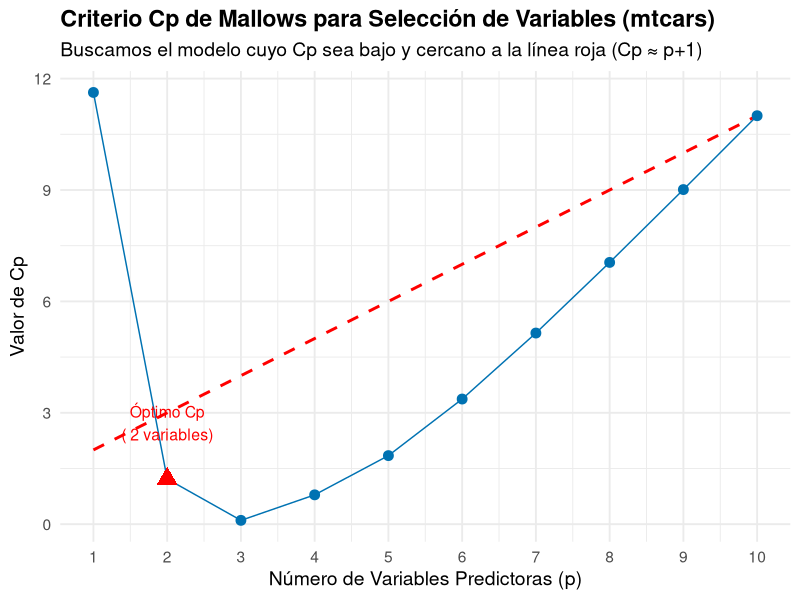

Generate this figure with R:
## ---- chunk 1
# Configuración y generación de datos
set.seed(123)
n <- 100
p <- 15

# Generar datos con diferentes características
X <- matrix(rnorm(n * p), n, p)
colnames(X) <- paste0("X", 1:p)

# Variable constante (sin variabilidad)
X[, 1] <- 5

# Variable con muy baja variabilidad  
X[, 2] <- 5 + rnorm(n, 0, 0.01)

# Variables moderadamente correlacionadas
X[, 4] <- X[, 3] + rnorm(n, 0, 0.5)
X[, 5] <- 0.7 * X[, 3] + rnorm(n, 0, 0.6)

# Variable respuesta con coeficientes conocidos
beta <- c(0, 0, 2, 1.5, 1.2, -1, 0.8, rep(0, 8))
y <- X %*% beta + rnorm(n)

datos <- data.frame(y = y, X)

suppressPackageStartupMessages(library(car))

# 1. Análisis de variabilidad
varianzas <- apply(X, 2, var)
vars_baja_var <- which(varianzas < 0.01)

# 2. Filtrar por correlación con Y
X_filtrada <- if(length(vars_baja_var) > 0) X[, -vars_baja_var] else X
correlaciones <- cor(X_filtrada, y)
vars_baja_corr_idx <- which(abs(correlaciones) < 0.1)
vars_baja_corr <- if(length(vars_baja_corr_idx) > 0) {
  as.numeric(gsub("X", "", colnames(X_filtrada)[vars_baja_corr_idx]))
} else {
  c()
}

# 3. Identificar correlaciones altas entre predictores
cor_matrix <- cor(X_filtrada)
high_cor <- which(abs(cor_matrix) > 0.8 & abs(cor_matrix) < 1, arr.ind = TRUE)

# 4. Calcular VIF para variables restantes
vars_eliminar <- unique(c(vars_baja_var, vars_baja_corr))
datos_final <- if(length(vars_eliminar) > 0) {
  datos[, -(vars_eliminar + 1)] # +1 porque datos incluye y en primera columna
} else {
  datos
}

vif_valores <- if(ncol(datos_final) > 2) {
  modelo <- lm(y ~ ., data = datos_final)
  vif(modelo)
} else {
  NULL
}

# Preparar resumen de resultados
resumen_vars_baja_var <- if(length(vars_baja_var) > 0) {
  paste("X", vars_baja_var, collapse=", ")
} else {
  "Ninguna"
}

resumen_vars_baja_corr <- if(length(vars_baja_corr) > 0) {
  paste("X", vars_baja_corr, collapse=", ")
} else {
  "Ninguna"
}

resumen_high_cor <- if(nrow(high_cor) > 0) {
  correlaciones_altas <- character()
  for(i in 1:nrow(high_cor)) {
    var1 <- colnames(X_filtrada)[high_cor[i,1]]
    var2 <- colnames(X_filtrada)[high_cor[i,2]]
    corr_val <- round(cor_matrix[high_cor[i,1], high_cor[i,2]], 3)
    correlaciones_altas <- c(correlaciones_altas, paste(var1, "y", var2, ":", corr_val))
  }
  correlaciones_altas
} else {
  "Ninguna"
}

vars_restantes <- ncol(datos_final) - 1
vars_originales <- p

resumen_vif <- if(!is.null(vif_valores)) {
  vif_summary <- character()
  for(i in 1:length(vif_valores)) {
    estado <- if(vif_valores[i] > 10) " (ALTO)" else if(vif_valores[i] > 5) " (moderado)" else ""
    vif_summary <- c(vif_summary, paste(names(vif_valores)[i], ":", round(vif_valores[i], 2), estado))
  }
  vif_summary
} else {
  "No calculado"
}
## ---- chunk 2
# Cargar librerías necesarias
suppressPackageStartupMessages({
  library(leaps)      # Para best subset selection
  library(ggplot2)    # Para gráficos
  library(dplyr)      # Para manipulación de datos
})

# Usar el dataset mtcars para el ejemplo
data(mtcars)

# 1. Realizar best subset selection con todas las variables predictoras
best_subset <- regsubsets(mpg ~ ., data = mtcars, nvmax = 10)
subset_summary <- summary(best_subset)

# 2. Extraer información relevante para el gráfico
#    Este data frame contiene los datos para todos los modelos (de 1 a 10 variables)
plot_data <- data.frame(
  n_variables = 1:length(subset_summary$cp),
  Cp = subset_summary$cp,
  linea_referencia = (1:length(subset_summary$cp)) + 1
)

# 3. Identificar el mejor modelo según el criterio Cp
#    La búsqueda del "mejor" se hace excluyendo los dos modelos más grandes
n_modelos_a_evaluar <- length(plot_data$Cp) - 2
distancias_cp <- abs(plot_data$Cp[1:n_modelos_a_evaluar] - plot_data$linea_referencia[1:n_modelos_a_evaluar])
mejor_cp_idx <- which.min(distancias_cp)

# 4. Crear el gráfico del Cp de Mallows
#    Usamos el data frame completo 'plot_data' para que se muestren todos los puntos.
ggplot(plot_data, aes(x = n_variables, y = Cp)) +
  # Línea de referencia ideal (Cp = p+1)
  geom_line(aes(y = linea_referencia), color = "red", linetype = "dashed", linewidth = 1) +
  # Puntos y línea de los valores Cp de los modelos
  geom_point(color = "#0072B2", size = 3) +
  geom_line(color = "#0072B2") +
  # Resaltar el mejor punto, usando el 'mejor_cp_idx' que calculamos
  geom_point(data = plot_data[mejor_cp_idx, ], color = "red", size = 5, shape = 17) +
  # Etiqueta para el mejor punto
  annotate("text", x = plot_data$n_variables[mejor_cp_idx], y = plot_data$Cp[mejor_cp_idx] + 1.5,
           label = paste("Óptimo Cp\n(", mejor_cp_idx, "variables)"), color = "red", size = 4) +
  labs(
    title = "Criterio Cp de Mallows para Selección de Variables (mtcars)",
    subtitle = "Buscamos el modelo cuyo Cp sea bajo y cercano a la línea roja (Cp ≈ p+1)",
    x = "Número de Variables Predictoras (p)",
    y = "Valor de Cp"
  ) +
  theme_minimal(base_size = 14) +
  theme(plot.title = element_text(face = "bold")) +
  scale_x_continuous(breaks = 1:10)

# 5. Mostrar las variables del modelo seleccionado
variables_mejor_modelo_cp <- names(which(subset_summary$which[mejor_cp_idx, -1]))
## ---- chunk 3
# Ejemplo de Best Subset Selection maximizando R² ajustado
suppressPackageStartupMessages(library(leaps))

# Usando el dataset mtcars
data(mtcars)

# Realizar best subset selection
best_subset <- regsubsets(mpg ~ ., data = mtcars, nvmax = 10)

# Obtener estadísticas del mejor modelo según R² ajustado
subset_summary <- summary(best_subset)
mejor_modelo_idx <- which.max(subset_summary$adjr2)
mejor_r2_adj <- max(subset_summary$adjr2)
total_variables <- ncol(mtcars) - 1  # Excluir variable respuesta
variables_seleccionadas <- mejor_modelo_idx
## ---- chunk 4
# Cargar librerías
suppressPackageStartupMessages(library(glmnet))

# Datos simulados
set.seed(123)
X <- matrix(rnorm(100 * 10), 100, 10)  # 100 observaciones, 10 predictores
Y <- X %*% rnorm(10) + rnorm(100)  # Variable de respuesta con ruido

# Ajustar modelo Ridge
modelo_ridge <- glmnet(X, Y, alpha = 0)  # alpha = 0 indica regresión Ridge

# Seleccionar lambda óptimo con validación cruzada
cv_ridge <- cv.glmnet(X, Y, alpha = 0)
lambda_optimo <- cv_ridge$lambda.min  # Mejor valor de lambda

print(lambda_optimo)

# Ajustar modelo final con lambda óptimo
modelo_ridge_final <- glmnet(X, Y, alpha = 0, lambda = lambda_optimo)

modelo_ridge_final

# Comparación modelo clásico

modelo_lm <- lm(Y~X)

# Mostrar coeficientes
output=cbind(round(coef(modelo_ridge_final),3),
            round(coef(modelo_lm),3))

colnames(output)=c("RIDGE","OLS")

output

## ---- chunk 5

# Ajustar modelo Lasso
modelo_lasso <- glmnet(X, Y, alpha = 1)  # alpha = 1 indica regresión Lasso

# Seleccionar lambda óptimo con validación cruzada
cv_lasso <- cv.glmnet(X, Y, alpha = 1)
lambda_optimo <- cv_lasso$lambda.min  # Mejor valor de lambda

print(lambda_optimo)

# Ajustar modelo final con lambda óptimo
modelo_lasso_final <- glmnet(X, Y, alpha = 1, lambda = lambda_optimo)


# Mostrar coeficientes
output=cbind(round(coef(modelo_lasso_final),3),output)

colnames(output)=c("LASSO","RIDGE","OLS")

output
## ---- chunk 6

# Ajustar modelo Elastic Net
modelo_elastic_net <- glmnet(X, Y, alpha = 0.5)  # Alpha = 0.5 (50% Ridge, 50% Lasso)

# Seleccionar lambda óptimo con validación cruzada
cv_elastic_net <- cv.glmnet(X, Y, alpha = 0.5)
lambda_optimo <- cv_elastic_net$lambda.min  # Mejor valor de lambda

print(lambda_optimo)
# Ajustar modelo final con lambda óptimo
modelo_elastic_final <- glmnet(X, Y, alpha = 0.5, lambda = lambda_optimo)

# Mostrar coeficientes
output=cbind(round(coef(modelo_elastic_final),3),output)

colnames(output)=c("ELASTIC","LASSO","RIDGE","OLS")

output
## ---- chunk 7
#| label: setup-validacion
#| echo: true

# Cargar la librería 'caret', que simplifica enormemente el proceso de validación
suppressPackageStartupMessages(library(caret))

# Para reproducibilidad
set.seed(42)

# Crear datos de ejemplo
n <- 100
# 3 predictores verdaderos y 7 de ruido
X <- matrix(rnorm(n * 10), n, 10)
colnames(X) <- paste0("X", 1:10)

# La respuesta 'y' depende SOLO de X1, X2 y X3
beta_true <- c(2.5, -1.5, 3, 0, 0, 0, 0, 0, 0, 0) 
y <- X %*% beta_true + rnorm(n, sd = 2)

# Combinar en un data frame
datos <- data.frame(y = y, X)

indices_modelado <- createDataPartition(datos$y, p = 0.8, list = FALSE)
datos_modelado <- datos[indices_modelado, ]
datos_prueba_final <- datos[-indices_modelado, ]

## ---- chunk 8
#| label: cv-comparacion
#| echo: true

# Configurar el método de validación cruzada de 10 particiones
control_cv <- trainControl(method = "cv", number = 10)

# Ajustar y validar el MODELO COMPLETO (incluye predictores de ruido)
modelo_completo <- train(
  y ~ ., 
  data = datos_modelado, 
  method = "lm",
  trControl = control_cv
)

# Ajustar y validar el MODELO CORRECTO (solo los predictores relevantes)
modelo_correcto <- train(
  y ~ X1 + X2 + X3, 
  data = datos_modelado, 
  method = "lm",
  trControl = control_cv
)

# Comparar los resultados de la validación cruzada de ambos modelos
resultados_cv <- resamples(list(COMPLETO = modelo_completo, CORRECTO = modelo_correcto))
resumen_cv <- summary(resultados_cv)
resumen_cv

# Extraer métricas RMSE para uso en el texto
rmse_correcto <- round(resumen_cv$statistics$RMSE["CORRECTO", "Mean"], 3)
rmse_completo <- round(resumen_cv$statistics$RMSE["COMPLETO", "Mean"], 3)
## ---- chunk 9
#| label: evaluacion-final
#| echo: true

# Usamos el modelo ganador (modelo_correcto) para predecir sobre los datos de prueba
predicciones_finales <- predict(modelo_correcto, newdata = datos_prueba_final)

# Calculamos el RMSE final comparando las predicciones con los valores reales de prueba
rmse_final <- RMSE(predicciones_finales, datos_prueba_final$y)
